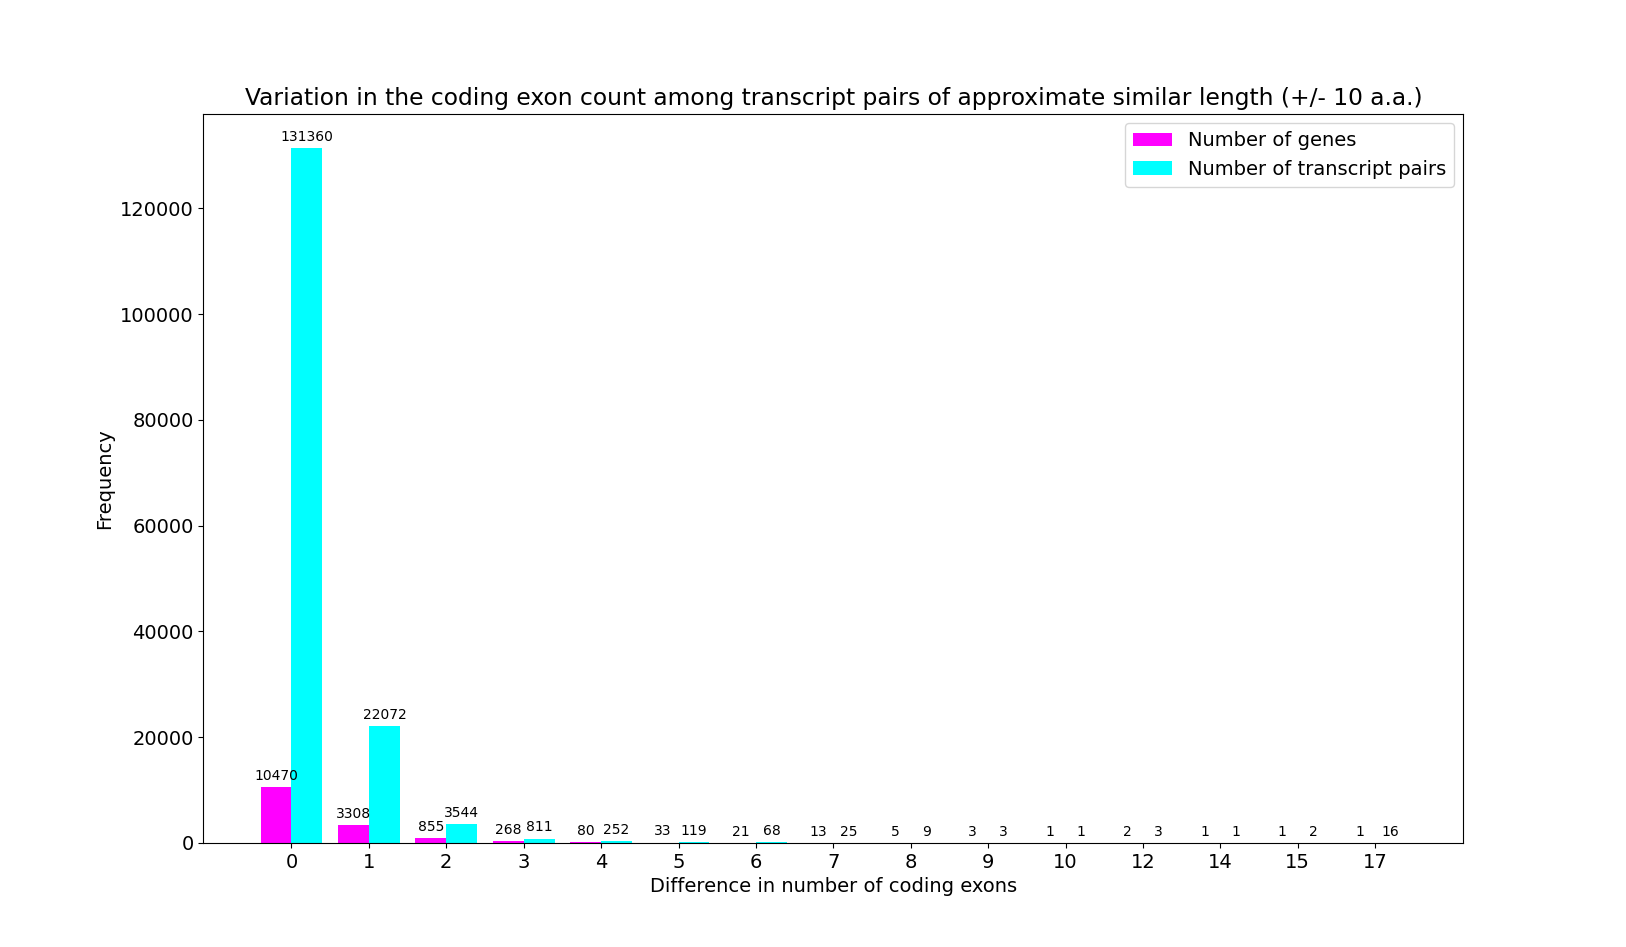

Python code for this plot:
import matplotlib.pyplot as plt
import re
import numpy as np
N=15
ind=np.arange(N)
width = 0.4
plt.rcParams.update({'font.size':14})
xvals=[]
yvals=[]
zvals=[]

with open('/home/deepanshi/projects/mxe5/m6.txt','r') as f1:
    a=0
    for line in f1:
        a=a+1
        if a>1:
            el=re.split('\t',line)
            xvals.append(int(el[0]))
            yvals.append(int(el[1]))
            zvals.append(int(el[2]))

fig, ax = plt.subplots()            
bar1 = ax.bar(ind-width/2, yvals, width, color = 'magenta')
bar2 =ax.bar(ind+width/2, zvals, width, color='cyan')

ax.set_xlabel('Difference in number of coding exons')
ax.set_ylabel('Frequency')
ax.set_xticks(ind) 
ax.set_xticklabels(xvals)
ax.set_title('Variation in the coding exon count among transcript pairs of approximate similar length (+/- 10 a.a.)')
ax.legend( (bar1, bar2), ('Number of genes','Number of transcript pairs') )
ax.bar_label(bar1, padding=3,fontsize=10) 
ax.bar_label(bar2, padding=3,fontsize=10) 
plt.show()
